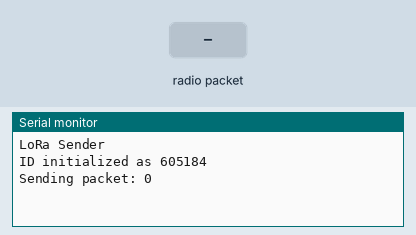
The sketch below on a simulated Arduino Uno, built with avr-gcc and run on an emulated ATmega328P. Shown: the last lines printed to the serial monitor. The inputs (shaded band) are chosen by the test bench. Random numbers use the default seed unless the sketch sets one; no radio packets arrive unless stated.

Above: at 1.2 s.
1.3 s: radio packet "1" arrives
At 2.6 s:
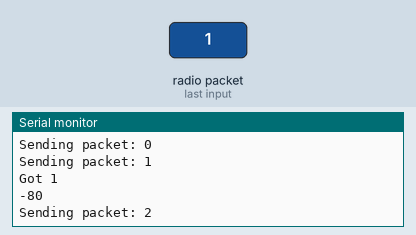
3.6 s: radio packet "0" arrives
At 4.9 s:
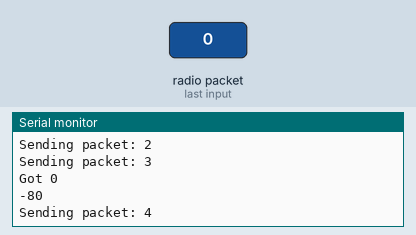
5.1 s: radio packet "2" arrives
At 5.6 s:
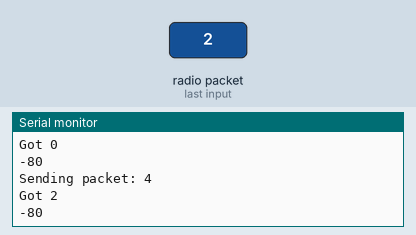
Timing chart, 0 to 8.1 s (numbered marks = the images above; inputs shaded):
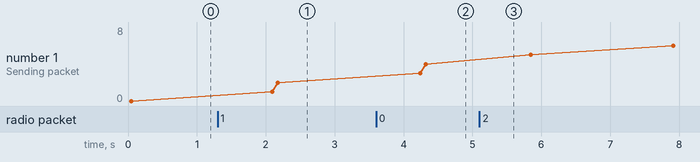

The sketch:

lora_rssi_triangulation.ino
```cpp
#include <SPI.h>
#include <LoRa.h>

int counter = 0;
long id = 0;

void setup() {
  Serial.begin(9600);
  while (!Serial);

  Serial.println("LoRa Sender");

  if (!LoRa.begin(868E6)) {
    Serial.println("Starting LoRa failed!");
    while (1);
  }
  randomSeed(analogRead(0));
  id = random(1000000);
  Serial.print("ID initialized as ");
  Serial.println(id);
}

void loop() {
  Serial.print("Sending packet: ");
  Serial.println(counter);

  // send packet
  LoRa.beginPacket();
  LoRa.print(id);
  LoRa.endPacket();

  counter++;

  int packetSize = 0;
  int readCounter = 0;

  while(!packetSize && readCounter < 100) {
    readCounter++;
    packetSize = LoRa.parsePacket();
    delay(10);
  }
  if(packetSize) {
    String data = String("");
    while (LoRa.available()) {
      data += (char)LoRa.read();
    }
    Serial.print("Got ");
    Serial.println(data);

    int rssi = LoRa.packetRssi();
    Serial.println(rssi);
  }
  delay(10 * readCounter);
}
```

Measured:
- after the input at 1.3 s, the serial monitor: prints a new line after 0.86 s (image 1)
- after the input at 3.6 s, the serial monitor: prints a new line after 0.71 s (image 2)
- after the input at 5.1 s, the serial monitor: prints a new line at once (image 3)
- plotted number 1: 0 → 2 after the input at 1.3 s, 2 → 4 after the input at 3.6 s, 4 → 8 after the input at 5.1 s
